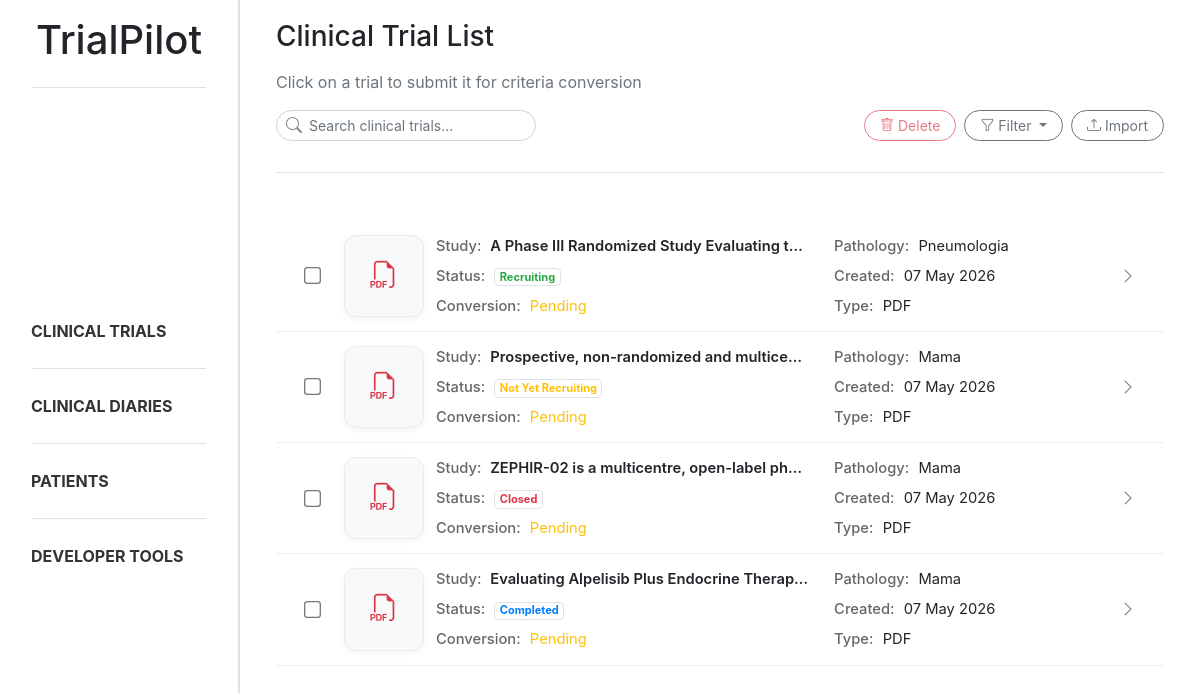
Page /trials/ on the earlier database version.
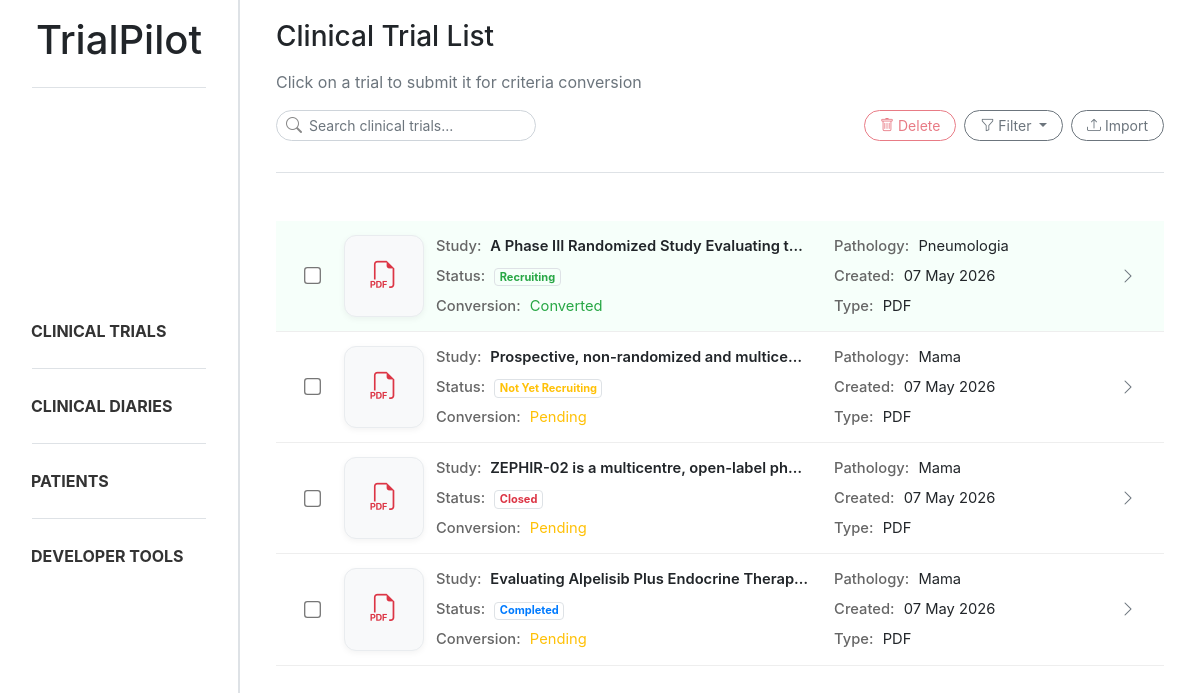
Same page on the later database version.
### trialpilot/models.py (models this page shows, shortened)
class Document(models.Model):
    class DocumentType(models.TextChoices):
        CLINICAL_DIARY = "diary", "Clinical Diary"
        CLINICAL_TRIAL = "trial", "Clinical Trial"
    title = models.CharField(max_length=255)
    type = models.CharField(max_length=20, choices=DocumentType.choices)
    extracted = models.BooleanField(default=False)
    created_at = models.DateTimeField(auto_now_add=True)
    updated_at = models.DateTimeField(auto_now=True)

class ClinicalTrial(models.Model):
    class PathologyGroupType(models.TextChoices):
        CABECAPESCOCO = "cabeca_pescoco", "Cabeça e Pescoço"
        DERMATOLOGIA = "dermatologia", "Dermatologia"
        DIGESTIVO = "digestivo", "Digestivo"
        GINECOLOGIA = "ginecologia", "Ginecologia"
        MAMA = "mama", "Mama"
        ONCOLOGIA_PEDIATRICA = "oncologia_pediatrica", "Oncologia Pediátrica"
        PELE = "pele", "Pele"
        PNEUMOLOGIA = "pneumologia", "Pneumologia"
        SNC = "snc", "Tumores do Sistema Nervoso Central"
        TNE = "tne", "Tumores Neuroendócrinos"
    class TrialStatus(models.TextChoices):
        RECRUITING = "recruiting", "Recruiting"
        CLOSED = "closed", "Closed"
        NOT_YET = "not_yet", "Not Yet Recruiting"
        COMPLETED = "completed", "Completed"
    document = models.OneToOneField(
        Document,
        on_delete=models.CASCADE,
        related_name="clinical_trial"
    )
    study_name = models.CharField(max_length=255)
    pathology_group = models.CharField(
        max_length=50,
        choices=PathologyGroupType.choices
    )
    start_date = models.DateField(null=True, blank=True)
    end_date = models.DateField(null=True, blank=True)
    status = models.CharField(
        max_length=20,
        choices=TrialStatus.choices
    )

### trialpilot/views.py (the view)
# urls.py: path('trials/', trial_list, name='trial_list'),
def trial_list(request):
    search = request.GET.get("search", "").strip()
    status = request.GET.get("status", "").strip()
    file_type = request.GET.get("file_type", "").strip().lower()
    trials = Document.objects.filter(type=Document.DocumentType.CLINICAL_TRIAL)
    if search:
        trials = trials.filter(title__icontains=search)
    if status == "extracted":
        trials = trials.filter(extracted=True)
    elif status == "not_extracted":
        trials = trials.filter(extracted=False)
    trial_data = []
    for trial in trials:
        if "." in trial.title:
            original_name, ext = trial.title.rsplit('.', 1)
            ext = ext.lower()
        else:
            ext = ""
        if file_type and ext != file_type:
            continue
        trial_data.append((trial, ext))
    return render(request, 'trialpilot/trial_list.html', {
        'trial_data': trial_data,
        'search': search,
        'status': status,
        'file_type': file_type,
    })

### trialpilot/templates/trialpilot/trial_list.html (shortened to what the changed rows need)
{% extends "trialpilot/base.html" %}
{% block content %}
<div class="trial-list ml-3 mr-3">
    {% for trial, extension in trial_data %}
    <div class="trial-row trial-card-trigger {% if trial.extracted %}converted{% endif %}"
        data-trial-id="{{ trial.id }}"
        data-trial-title="{{ trial.title }}"
        data-trial-extracted="{{ trial.extracted }}">
        <div class="trial-layout">
            <div class="container-trial-checkbox">
                <input type="checkbox"
                    class="form-check-input trial-checkbox"
                    value="{{ trial.id }}">
            </div>
            <div class="trial-file">
                {% if extension == "pdf" %}
                <i class="bi bi-filetype-pdf text-danger"></i>
                {% else %}
                <i class="bi bi-filetype-txt text-primary"></i>
                {% endif %}
            </div>
            <div class="trial-grid">
                <div class="trial-main-info">
                    <strong>Study:</strong>
                    {{ trial.clinical_trial.study_name }}
                </div>
                <div>
                    <strong>Pathology:</strong>
                    {{ trial.clinical_trial.get_pathology_group_display }}
                </div>
                <div>
                    <strong>Status:</strong>
                    {% if trial.clinical_trial.status == "recruiting" %}
                    <span class="badge rounded-pill bg-success-subtle text-success border">
                        Recruiting
                    </span>
                    {% elif trial.clinical_trial.status == "completed" %}
                    <span class="badge rounded-pill bg-primary-subtle text-primary border">
                        Completed
                    </span>
                    {% elif trial.clinical_trial.status == "closed" %}
                    <span class="badge rounded-pill bg-danger-subtle text-danger border">
                        Closed
                    </span>
                    {% else %}
                    <span class="badge rounded-pill bg-warning-subtle text-warning border">
                        Not Yet Recruiting
                    </span>
                    {% endif %}
                </div>
                <div>
                    <strong>Created:</strong>
                    {{ trial.created_at|date:"d M Y" }}
                </div>
                <div>
                    <strong>Conversion:</strong>
                    {% if trial.extracted %}
                    <span class="text-success">Converted</span>
                    {% else %}
                    <span class="text-warning">Pending</span>
                    {% endif %}
                </div>
                <div>
                    <strong>Type:</strong>
                    {{ extension|upper }}
                </div>
            </div>
            <div class="trial-actions">
                <i class="bi bi-chevron-right text-muted"></i>
            </div>
        </div>
    </div>
    {% endfor %}
</div>
{% endblock %}

Differences in the rows shown:
changed Document "A Phase III Randomized Study Evaluating t…": extracted "Pending" → "Converted"
